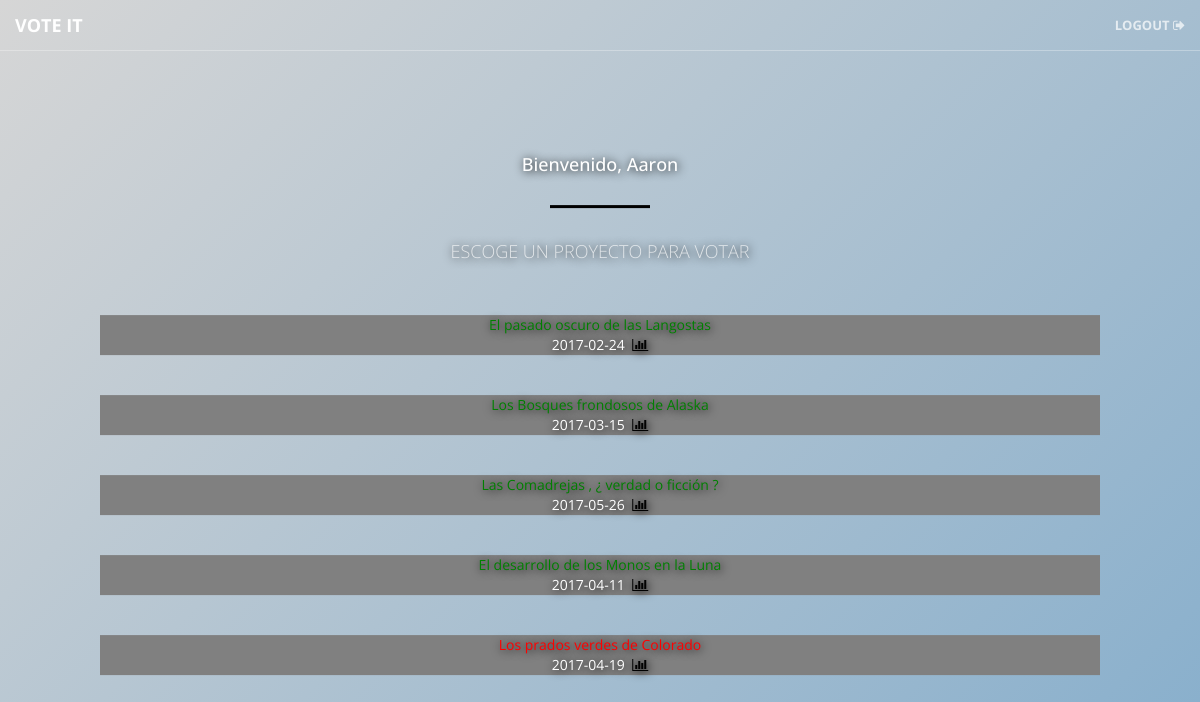
The page /mainprofesores.php (signed in) on the database as committed earlier.
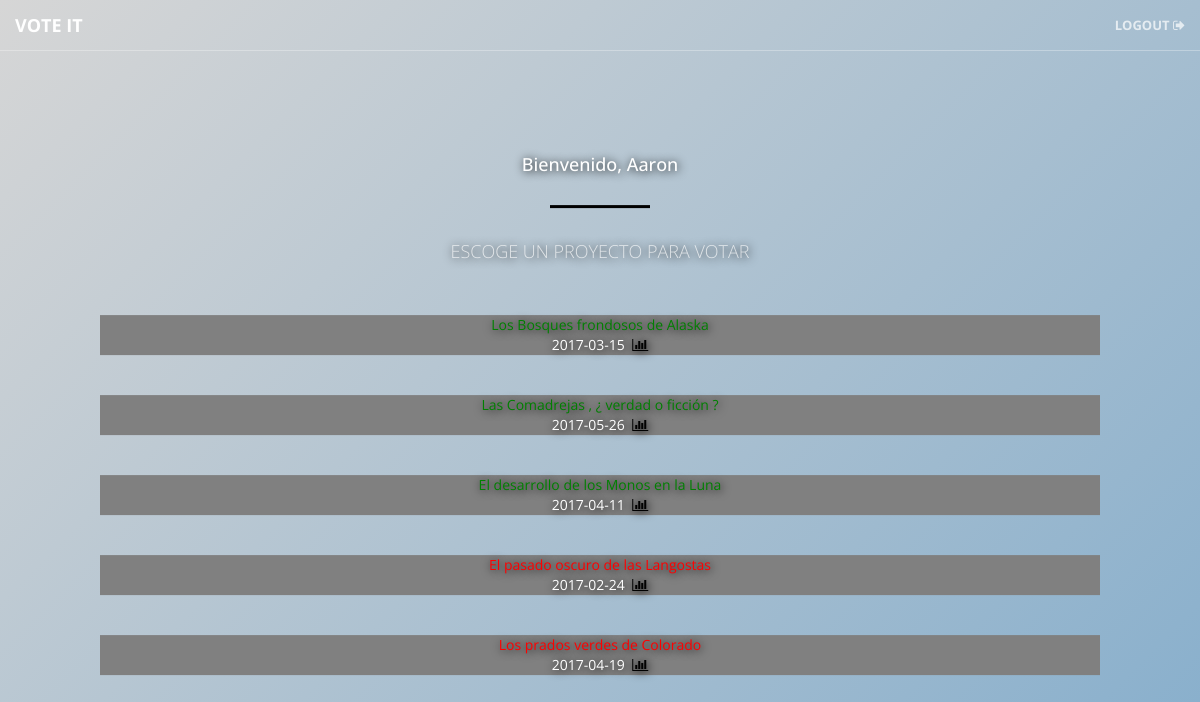
The same page on the database as committed later.
### tables this page shows
CREATE TABLE `tbl_proyecto` (
  `pro_id` int(11) NOT NULL,
  `pro_titulo` varchar(50) NOT NULL,
  `pro_fecha` date NOT NULL,
  `pro_estado` int(1) NOT NULL,
  `usp_id` int(11) NOT NULL
);

### mainprofesores.php (the view, shortened to what this page needs)
<?php
  include("conexion.proc.php");
?>
<!DOCTYPE html>
<html lang="en">
<head>
    <link href="vendor/bootstrap/css/bootstrap.css" rel="stylesheet">
    <link href="vendor/font-awesome/css/font-awesome.min.css" rel="stylesheet" type="text/css">
    <link href="css/main.css" rel="stylesheet">
    <link rel="stylesheet" href="https://cdnjs.cloudflare.com/ajax/libs/font-awesome/4.7.0/css/font-awesome.min.css">
</head>
<body id="page-top">
  <nav id="mainNav" class="navbar navbar-default navbar-fixed-top">
      <div class="container-fluid">
          <div class="navbar-header">
              <a class="navbar-brand page-scroll" href="#page-top">VOTE IT</a>
          </div>
          <div class="collapse navbar-collapse" id="bs-example-navbar-collapse-1">
              <ul class="nav navbar-nav navbar-right">
                  <li>
                      <a class="page-scroll" href="cerrarsesion.proc.php">Logout <i class="fa fa-sign-out" aria-hidden="true"></i></a>
                  </li>
              </ul>
          </div>
      </div>
  </nav>
  <header>
      <div class="header-content">
          <div class="header-content-inner">
            <br/><br/><br/>
              <h1 id="homeHeading"><?php echo "<h4>Bienvenido, ".$_SESSION['nombre']."</h4>"; ?></h1>
              <hr>
              <p>ESCOGE UN PROYECTO PARA VOTAR</p>
      <?php
          if(isset($_SESSION['nombre']) ){
      ?>
      <?php
          $sql = "SELECT * from tbl_proyecto order by pro_estado DESC;";
          $proyectos = mysqli_query($conexion, $sql);
              if(mysqli_num_rows($proyectos)>0){
                while($proyecto = mysqli_fetch_array($proyectos)){
                  if ($proyecto['pro_estado']<1){
                    $color= 'red';
                  } else {
                    $color= 'green';
                  }
                  echo "<div class='mainprofes'><a style='color: ".$color." ' href='preguntastribunal.php?pro_id=".$proyecto['pro_id']."'>".$proyecto['pro_titulo']."</a><br>".$proyecto['pro_fecha']." &nbsp;<a href='mostrarestadisticas.php?pro_id=".$proyecto['pro_id']."' ><i class='fa fa-bar-chart' aria-hidden='true'></i></a></div><br/><br/>";
                }
              } else {
                echo "No hay proyectos!";
              }
          } else {
            $_SESSION['error']="Tienes que loguearte primero!";
            echo "sesion mal";
            header("location: login.php");
          }
  ?>
</div>
</div>
</header>
</body>
</html>

### css/main.css (style rules this page uses)
html, body { height: 100%; width: 100%; }
body { font-family: 'Open Sans', 'Helvetica Neue', Arial, sans-serif; }
hr { border-color: #000; border-width: 3px; max-width: 10%; }
a { -webkit-transition: all 0.35s; -moz-transition: all 0.35s; transition: all 0.35s; color: black; }
h1, h2, h3, h4, h5, h6 { font-family: 'Open Sans', 'Helvetica Neue', Arial, sans-serif; }
p { font-size: 16px; line-height: 1.5; margin-bottom: 20px; }
.navbar-default { background-color: white; border-color: rgba(34, 34, 34, 0.05); font-family: 'Open Sans', 'Helvetica Neue', Arial, sans-serif; -webkit-transition: all 0.35s; -moz-transition: all 0.35s; transition: all 0.35s; }
.navbar-default .navbar-header .navbar-brand { color: #337ab7; font-family: 'Open Sans', 'Helvetica Neue', Arial, sans-serif; font-weight: 700; text-transform: uppercase; }
.navbar-default .nav > li > a, .navbar-default .nav > li > a:focus { text-transform: uppercase; font-weight: 700; font-size: 13px; color: #222222; }
@media (min-width: 768px) { .navbar-default { background-color: transparent; border-color: rgba(255, 255, 255, 0.3); } }
@media (min-width: 768px) { .navbar-default .navbar-header .navbar-brand { color: rgba(255, 255, 255, 0.7); } }
@media (min-width: 768px) { .navbar-default .nav > li > a, .navbar-default .nav > li > a:focus { color: rgba(255, 255, 255, 0.7); } }
div.mainprofes { background-color: grey; }
header { position: relative; width: 100%; height: 100%; min-height: auto; -webkit-background-size: cover; -moz-background-size: cover; background-size: cover; -o-background-size: cover; background-position: center; text-align: center; color: white; background: linear-gradient(135deg, rgba(214,214,214,1) 0%, rgba(134,174,204,1) 100%); }
header .header-content { position: relative; text-align: center; padding: 100px 15px 100px; width: 100%; }
header .header-content .header-content-inner h1 { font-weight: 700; text-transform: uppercase; margin-top: 0; margin-bottom: 0; font-size: 30px; text-shadow: 1px 1px 10px black; }
header .header-content .header-content-inner hr { margin: 30px auto; }
header .header-content .header-content-inner p { font-weight: 300; color: rgba(255, 255, 255, 0.7); font-size: 16px; margin-bottom: 50px; text-shadow: 1px 1px 10px black; }
@media (min-width: 768px) { header { min-height: 100%; } }
@media (min-width: 768px) { header .header-content { position: absolute; top: 50%; -webkit-transform: translateY(-50%); -ms-transform: translateY(-50%); transform: translateY(-50%); padding: 0 50px; } }
@media (min-width: 768px) { header .header-content .header-content-inner { max-width: 1000px; margin-left: auto; margin-right: auto; text-shadow: 1px 1px 10px black; } }
@media (min-width: 768px) { header .header-content .header-content-inner h1 { font-size: 50px; text-shadow: 1px 1px 10px black; } }
@media (min-width: 768px) { header .header-content .header-content-inner p { font-size: 18px; max-width: 80%; margin-left: auto; margin-right: auto; text-shadow: 1px 1px 10px black; } }
body { webkit-tap-highlight-color: #222222; }

Rows that differ between the two databases and show on the page:
changed tbl_proyecto "El pasado oscuro de las Langostas": pro_estado 1 → 0 (drawn); moves down the list
